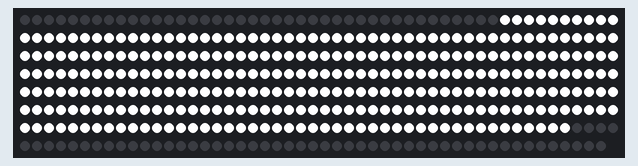
Simulated run of this sketch. Board: Arduino Nano, built with avr-gcc and run on an emulated ATmega328P. On the bench: 399 RGB LEDs in strip order, left to right, continuing on the next row. Colours are those a GRB WS2812 strip shows for the declared byte order; what the sketch prints to the serial monitor is not drawn.

Above: at 4.6 s.

The sketch:

ledSalon.ino
```cpp
// Arduino NANO ATmega328P - 5V/16MHz (OLD Bootloader)


//#define _DEBUG_

// #include "arduino.h"
//HardwareSerial rs485Serial(1); // Use UART channel 1 TX 10 RX 9

#include <FastLED.h>
const byte ledSalonPin = 5;
const int ledSalonLEDS = 399;   // 398 Empieza a contar desde "0" el primer led

CRGB ledSalon[ledSalonLEDS];  // Con el constructor creamos el array RGB
// byte ledSalonHSV[ledSalonLEDS][3];  // Para guardar todos los valores HSV *** Falta memoria
int ledSalonXcada = 1;
int from = 0;
int to = ledSalonLEDS;
byte brightness = 255;

// bool dinamicMode = 0;

/*
const int flancos[5][2]={
  {   0,  39 }, // Flanco 1
  {  40,  126 }, // Flanco 2
  {  127,  257 }, // Flanco 3
  {  258,  345 }, // Flanco 4
  {  346,  398 }, // Flanco 5
};
*/
void setup() {
  Serial.begin(9600);
//  rs485Serial.begin(57600, SERIAL_8N1, 9, 10);
//  rs485Serial.begin(57600);      //  Nextion falla mucho con los bauds más altos
  Serial.println("INIT");
  delay( 3000 );                     ////   ATENTO AL BLANCO con el 0xFF5090  // for IP65 GRB  and for IP67 RGB
  FastLED.addLeds<WS2812B, ledSalonPin, RGB>(ledSalon, ledSalonLEDS)
  .setCorrection(  UncorrectedColor );
//  .setCorrection(  0xFF5090 );            //  UncorrectedColor, TypicalSMD5050, Typical8mmPixel El resto es identico )
  FastLED.setBrightness( brightness );          // Con CHSV( 24, 255, 255);  "amarillo"
//  synqReleOnOff();                               //  Amarillo,     mas rojo  ,      mas amarillo
                                                  // Con CHSV( 64, 210, 255);  "amarillo amarillo"
                                                  //  verdoso   , mas amarillo, mas verdoso
                                                  // Con CHSV( 64, 255, 255);  "verdoso" parece el spectrum
                                                  //
  delay(1000);  // Revisar
  for (int i = 0; i < ledSalonLEDS; i+=ledSalonXcada)
  {
    ledSalon[i] = CRGB::Black; // apagado
  }
  FastLED.show();
  delay(500);
/*
 * ShowFastLed  = Completa
 * ShowFastLed0 = Mesita
 * ShowFastLed1 = Cocina
 * ShowFastLed2 = Mesita + Cocina
 * ShowFastLed3 = Salón
 * ShowFastLed4 = Salón Izquierda
 * ShowFastLed5 = Salón Trasero
 * ShowFastLed6 = Salón Derecha
 * ShowFastLed7 = Ventana Izquierda
 * ShowFastLed8 = Ventana Trasero
 * ShowFastLed9 = Ventana Derecha
 *
 */

//  ShowFastLed( 0, 255, 200);  // Rojo -> verde

//  ShowFastLed( 95, 255, 200);  // Verde -> Rojo

//  ShowFastLed( 85, 255, 200);  // Verde ??

//  ShowFastLed( 159, 255, 200);  // azul igual

//  ShowFastLed( 192, 255, 200);  // se supone que aqua pero se ve moraillo

//  ShowFastLed( 137, 156, 50);  // Celeste

//  ShowFastLed( 0, 174, 255);  // Rosa

//  ShowFastLed( 0, 174, 50);  // Rosa

//  ShowFastLed( 64, 0, 255);  // White

//  ShowFastLed( 255, 0, 0);  // CRGB::Black;


/*//////////////////////////////////////////

// Con mucha luz

  ShowFastLed( 137, 156, 50);  // Celeste

  ShowFastLed7( 0, 174, 255);  // Rosa

  ShowFastLed8( 0, 174, 255);  // Rosa

  ShowFastLed9( 0, 174, 255);  // Rosa */

  ShowFastLed4( 64, 0, 255);  // White
  ShowFastLed5( 64, 0, 255);  // White
  ShowFastLed6( 64, 0, 255);  // White
/*  ShowFastLed5( 64, 0, 255);  // White
  ShowFastLed6( 64, 0, 255);  // White
  ShowFastLed7( 64, 0, 255);  // White
  ShowFastLed8( 64, 0, 255);  // White */

///////////////////////////////////////////


///////////////////////////////////////////

/*/ Con poca luz con ventanas

  ShowFastLed( 137, 156, 25);  // Celeste

  ShowFastLed7( 0, 174, 50);  // Rosa

  ShowFastLed8( 0, 174, 50);  // Rosa

  ShowFastLed9( 0, 174, 50);  // Rosa

*///////////////////////////////////////////

}


void loop() {
//  ShowPacifico();

}


void ShowFastLed(byte _H, byte _V, byte S) {
  for (int i = 0; i < ledSalonLEDS; i+=ledSalonXcada)
  {
    ledSalon[i] = CHSV( _H, _V, S);
  }
  FastLED.show();
}

void ShowFastLed0(byte _H, byte _V, byte S) {
  for (int i = 0; i < ledSalonLEDS; i+=ledSalonXcada)
  {
    if (i<40)
    {
      ledSalon[i] = CHSV( _H, _V, S);
    }
  }
  FastLED.show();
}

void ShowFastLed1(byte _H, byte _V, byte S) {
  for (int i = 0; i < ledSalonLEDS; i+=ledSalonXcada)
  {
    if (i>345)
    {
      ledSalon[i] = CHSV( _H, _V, S);
    }
  }
  FastLED.show();
}

void ShowFastLed2(byte _H, byte _V, byte S) {
  for (int i = 0; i < ledSalonLEDS; i+=ledSalonXcada)
  {
    if (i<40 || i>345)
    {
      ledSalon[i] = CHSV( _H, _V, S);
    }
  }
  FastLED.show();
}

void ShowFastLed3(byte _H, byte _V, byte S) {
  for (int i = 0; i < ledSalonLEDS; i+=ledSalonXcada)
  {
    if (i>39 && i<346)
    {
      ledSalon[i] = CHSV( _H, _V, S);
    }
  }
  FastLED.show();
}

void ShowFastLed4(byte _H, byte _V, byte S) {
  for (int i = 0; i < ledSalonLEDS; i+=ledSalonXcada)
  {
    if (i>39 && i<126)
    {
      ledSalon[i] = CHSV( _H, _V, S);
    }
  }
  FastLED.show();
}

void ShowFastLed5(byte _H, byte _V, byte S) {
  for (int i = 0; i < ledSalonLEDS; i+=ledSalonXcada)
  {
    if (i>125 && i<257)
    {
      ledSalon[i] = CHSV( _H, _V, S);
    }
  }
  FastLED.show();
}

void ShowFastLed6(byte _H, byte _V, byte S) {
  for (int i = 0; i < ledSalonLEDS; i+=ledSalonXcada)
  {
    if (i>256 && i<346)
    {
      ledSalon[i] = CHSV( _H, _V, S);
    }
  }
  FastLED.show();
}

void ShowFastLed7(byte _H, byte _V, byte S) {
  for (int i = 0; i < ledSalonLEDS; i+=ledSalonXcada)
  {
    if (i>51 && i<119)
    {
      ledSalon[i] = CHSV( _H, _V, S);
    }
  }
  FastLED.show();
}

void ShowFastLed8(byte _H, byte _V, byte S) {
  for (int i = 0; i < ledSalonLEDS; i+=ledSalonXcada)
  {
    if (i>146 && i<236)
    {
      ledSalon[i] = CHSV( _H, _V, S);
    }
  }
  FastLED.show();
}

void ShowFastLed9(byte _H, byte _V, byte S) {
  for (int i = 0; i < ledSalonLEDS; i+=ledSalonXcada)
  {
    if (i>263 && i<332)  // (i>256 && i<346)
    {
      ledSalon[i] = CHSV( _H, _V, S);
    }
  }
  FastLED.show();
}


void ShowPacifico() {
  EVERY_N_MILLISECONDS( 10) {
    pacifica_loop();
//    pacifica_one_layer();
//    pacifica_add_whitecaps();
//    pacifica_deepen_colors();
    FastLED.show();
  }
}

//
//  "Pacifica"
//  Gentle, blue-green ocean waves.
//  December 2019, Mark Kriegsman and Mary Corey March.
//  For Dan.
//
//////////////////////////////////////////////////////////////////////////
//
// The code for this animation is more complicated than other examples, and
// while it is "ready to run", and documented in general, it is probably not
// the best starting point for learning.  Nevertheless, it does illustrate some
// useful techniques.
//
//////////////////////////////////////////////////////////////////////////
//
// In this animation, there are four "layers" of waves of light.
//
// Each layer moves independently, and each is scaled separately.
//
// All four wave layers are added together on top of each other, and then
// another filter is applied that adds "whitecaps" of brightness where the
// waves line up with each other more.  Finally, another pass is taken
// over the led array to 'deepen' (dim) the blues and greens.
//
// The speed and scale and motion each layer varies slowly within independent
// hand-chosen ranges, which is why the code has a lot of low-speed 'beatsin8' functions
// with a lot of oddly specific numeric ranges.
//
// These three custom blue-green color palettes were inspired by the colors found in
// the waters off the southern coast of California, https://goo.gl/maps/QQgd97jjHesHZVxQ7
//
CRGBPalette16 pacifica_palette_1 =
    { 0x000507, 0x000409, 0x00030B, 0x00030D, 0x000210, 0x000212, 0x000114, 0x000117,
      0x000019, 0x00001C, 0x000026, 0x000031, 0x00003B, 0x000046, 0x14554B, 0x28AA50 };
CRGBPalette16 pacifica_palette_2 =
    { 0x000507, 0x000409, 0x00030B, 0x00030D, 0x000210, 0x000212, 0x000114, 0x000117,
      0x000019, 0x00001C, 0x000026, 0x000031, 0x00003B, 0x000046, 0x0C5F52, 0x19BE5F };
CRGBPalette16 pacifica_palette_3 =
    { 0x000208, 0x00030E, 0x000514, 0x00061A, 0x000820, 0x000927, 0x000B2D, 0x000C33,
      0x000E39, 0x001040, 0x001450, 0x001860, 0x001C70, 0x002080, 0x1040BF, 0x2060FF };


void pacifica_loop()
{
  // Increment the four "color index start" counters, one for each wave layer.
  // Each is incremented at a different speed, and the speeds vary over time.
  static uint16_t sCIStart1, sCIStart2, sCIStart3, sCIStart4;
  static uint32_t sLastms = 0;
  uint32_t ms = GET_MILLIS();
  uint32_t deltams = ms - sLastms;
  sLastms = ms;
  uint16_t speedfactor1 = beatsin16(3, 179, 269);
  uint16_t speedfactor2 = beatsin16(4, 179, 269);
  uint32_t deltams1 = (deltams * speedfactor1) / 256;
  uint32_t deltams2 = (deltams * speedfactor2) / 256;
  uint32_t deltams21 = (deltams1 + deltams2) / 2;
  sCIStart1 += (deltams1 * beatsin88(1011,10,13));
  sCIStart2 -= (deltams21 * beatsin88(777,8,11));
  sCIStart3 -= (deltams1 * beatsin88(501,5,7));
  sCIStart4 -= (deltams2 * beatsin88(257,4,6));

  // Clear out the LED array to a dim background blue-green
  fill_solid( ledSalon, ledSalonLEDS, CRGB( 2, 6, 10));

  // Render each of four layers, with different scales and speeds, that vary over time
  pacifica_one_layer( pacifica_palette_1, sCIStart1, beatsin16( 3, 11 * 256, 14 * 256), beatsin8( 10, 70, 130), 0-beat16( 301) );
  pacifica_one_layer( pacifica_palette_2, sCIStart2, beatsin16( 4,  6 * 256,  9 * 256), beatsin8( 17, 40,  80), beat16( 401) );
  pacifica_one_layer( pacifica_palette_3, sCIStart3, 6 * 256, beatsin8( 9, 10,38), 0-beat16(503));
  pacifica_one_layer( pacifica_palette_3, sCIStart4, 5 * 256, beatsin8( 8, 10,28), beat16(601));

  // Add brighter 'whitecaps' where the waves lines up more
  pacifica_add_whitecaps();

  // Deepen the blues and greens a bit
  pacifica_deepen_colors();
}

// Add one layer of waves into the led array
void pacifica_one_layer( CRGBPalette16& p, uint16_t cistart, uint16_t wavescale, uint8_t bri, uint16_t ioff)
{
  uint16_t ci = cistart;
  uint16_t waveangle = ioff;
  uint16_t wavescale_half = (wavescale / 2) + 20;
  for( uint16_t i = 0; i < ledSalonLEDS; i++) {
    waveangle += 250;
    uint16_t s16 = sin16( waveangle ) + 32768;
    uint16_t cs = scale16( s16 , wavescale_half ) + wavescale_half;
    ci += cs;
    uint16_t sindex16 = sin16( ci) + 32768;
    uint8_t sindex8 = scale16( sindex16, 240);
    CRGB c = ColorFromPalette( p, sindex8, bri, LINEARBLEND);
    ledSalon[i] += c;
  }
}

// Add extra 'white' to areas where the four layers of light have lined up brightly
void pacifica_add_whitecaps()
{
  uint8_t basethreshold = beatsin8( 9, 55, 65);
  uint8_t wave = beat8( 7 );

  for( uint16_t i = 0; i < ledSalonLEDS; i++) {
    uint8_t threshold = scale8( sin8( wave), 20) + basethreshold;
    wave += 7;
    uint8_t l = ledSalon[i].getAverageLight();
    if( l > threshold) {
      uint8_t overage = l - threshold;
      uint8_t overage2 = qadd8( overage, overage);
      ledSalon[i] += CRGB( overage, overage2, qadd8( overage2, overage2));
    }
  }
}

// Deepen the blues and greens
void pacifica_deepen_colors()
{
  for( uint16_t i = 0; i < ledSalonLEDS; i++) {
    ledSalon[i].blue = scale8( ledSalon[i].blue,  145);
    ledSalon[i].green= scale8( ledSalon[i].green, 200);
    ledSalon[i] |= CRGB( 2, 5, 7);
  }
}
```
